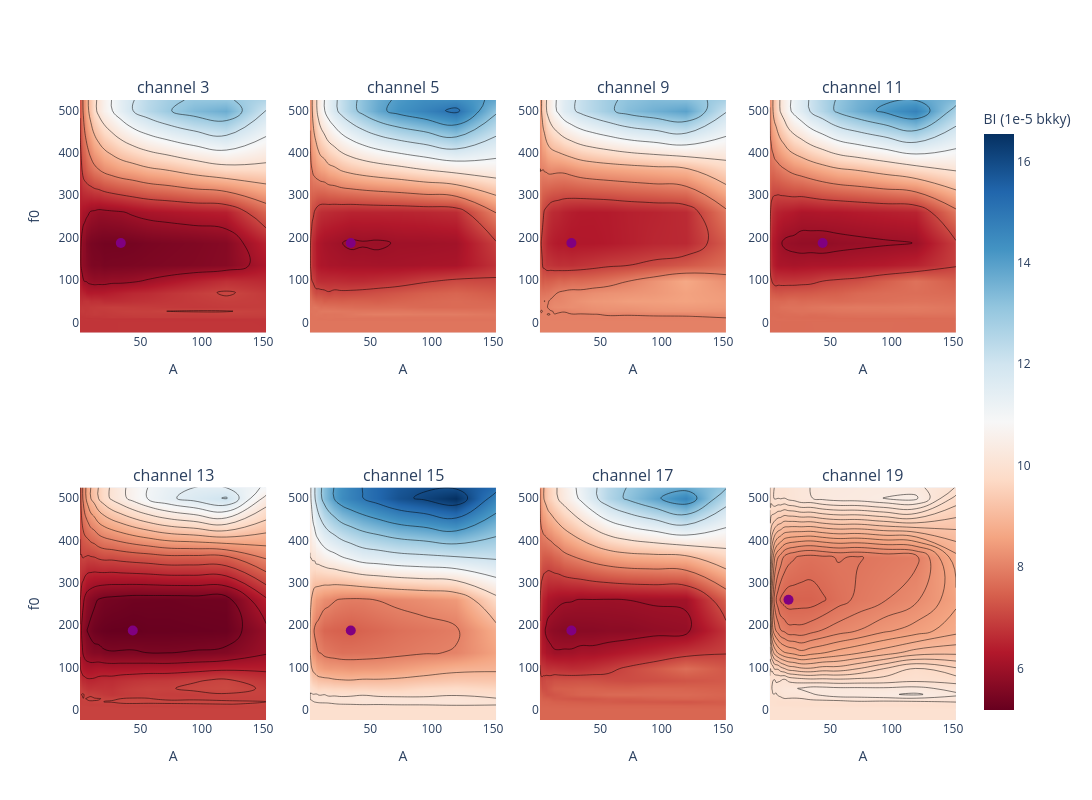

Notebook cell for this chart:
### Code cell
channels = [3,5,9,11,13,15,17,19]
from plotly.subplots import make_subplots
fig = make_subplots(
    rows=2, cols=4, 
    subplot_titles=[f"channel {channel}" for channel in channels] # This makes all plots use the same colorbar
)
for i,channel in enumerate(channels):
    row, col = divmod(i, 4)
    partial = 1 if channel in [17] else 0
    fig.update_xaxes(title_text="A", row=row + 1, col=col + 1)
    if col == 0:
        fig.update_yaxes(title_text="f0", row=row + 1, col=col + 1)
    print(f"###################################### channel{channel} ######################################")
    database_url = "sqlite:///" + ds.main_dir + f"/study_channel{channel}.db"
    storage = optuna.storages.RDBStorage(url=database_url)
    # studies = optuna.get_all_study_summaries(storage=database_url)
    # 
    # for study in studies:
    #     print(f"Study name: {study.study_name}")
    #     # You can also print other fields
    #     print(f"Direction: {study.direction}")
    #     print(f"Start time: {study.datetime_start}")
    study = optuna.load_study(study_name=f"study_channel{channel}_divgauss", 
                              storage=database_url)
    # new_study = add_second_objective(study, lambda v: calculate_BI(v,0.8))
    
    contour_fig = optuna.visualization.plot_contour(study, params=["A", "f0"],target=lambda t:  t.value*1e5)
    
    for trace in contour_fig.data:
        if "z" in trace:  # Only apply coloraxis to heatmaps
            trace.update(coloraxis="coloraxis") # Ensures all share the same colorbar
        if trace.type == "scatter":  # ✅ Correct check for scatter plots
            continue
            # trace.update(marker=dict(size=1))
        fig.add_trace(trace, row=row + 1, col=col + 1)
    fig.add_trace(
    go.Scatter(x=[study.best_params["A"]], y=[study.best_params["f0"]], mode='markers', marker=dict(size=10, color='purple'),showlegend=False),
    row=row + 1, col=col + 1
)
    print(study.best_params, study.best_value)
fig.update_layout(
    height=800, width=1200, 
    title_text="",
    coloraxis=dict(colorscale="RdBu"),  # Shared color scale
    coloraxis_colorbar=dict(title="BI (1e-5 bkky)")  # Single colorbar
)
show(fig)

### Figure 1 — Plotly figure (JSON) as saved in the notebook; plotly's stock layout.template omitted (floating-point values rounded to 4 significant figures; data arrays with more than 128 entries replaced by an {"elided": "..."} marker saying what was removed)
{"data": [{"coloraxis": "coloraxis", "colorbar": {"title": {"text": "Objective Value"}}, "colorscale": [[0.0, "rgb(247,251,255)"], [0.125, "rgb(222,235,247)"], [0.25, "rgb(198,219,239)"], [0.375, "rgb(158,202,225)"], [0.5, "rgb(107,174,214)"], [0.625, "rgb(66,146,198)"], [0.75, "rgb(33,113,181)"], [0.875, "rgb(8,81,156)"], [1.0, "rgb(8,48,107)"]], "connectgaps": true, "contours": {"coloring": "heatmap"}, "hoverinfo": "none", "line": {"smoothing": 1.3}, "reversescale": true, "x": [0.7871, 1.0, 1.287, 1.655, 2.13, 2.74, 3.525, 4.535, 5.835, 7.507, 9.658, 12.43, 15.99, 20.57, 26.46, 34.04, 43.8, 56.35, 72.5, 93.27, 120.0, 152.5], "y": [-23.95, 1.0, 1.387, 1.924, 2.668, 3.7, 5.132, 7.117, 9.871, 13.69, 18.99, 26.33, 36.52, 50.65, 70.25, 97.43, 135.1, 187.4, 259.9, 360.5, 500.0, 524.9], "z": {"elided": "22x22 float values"}, "type": "contour", "xaxis": "x", "yaxis": "y"}, {"marker": {"color": "purple", "size": 10}, "mode": "markers", "showlegend": false, "x": [34.04], "y": [187.4], "type": "scatter", "xaxis": "x", "yaxis": "y"}, {"coloraxis": "coloraxis", "colorbar": {"title": {"text": "Objective Value"}}, "colorscale": [[0.0, "rgb(247,251,255)"], [0.125, "rgb(222,235,247)"], [0.25, "rgb(198,219,239)"], [0.375, "rgb(158,202,225)"], [0.5, "rgb(107,174,214)"], [0.625, "rgb(66,146,198)"], [0.75, "rgb(33,113,181)"], [0.875, "rgb(8,81,156)"], [1.0, "rgb(8,48,107)"]], "connectgaps": true, "contours": {"coloring": "heatmap"}, "hoverinfo": "none", "line": {"smoothing": 1.3}, "reversescale": true, "x": [0.7871, 1.0, 1.287, 1.655, 2.13, 2.74, 3.525, 4.535, 5.835, 7.507, 9.658, 12.43, 15.99, 20.57, 26.46, 34.04, 43.8, 56.35, 72.5, 93.27, 120.0, 152.5], "y": [-23.95, 1.0, 1.387, 1.924, 2.668, 3.7, 5.132, 7.117, 9.871, 13.69, 18.99, 26.33, 36.52, 50.65, 70.25, 97.43, 135.1, 187.4, 259.9, 360.5, 500.0, 524.9], "z": {"elided": "22x22 float values"}, "type": "contour", "xaxis": "x2", "yaxis": "y2"}, {"marker": {"color": "purple", "size": 10}, "mode": "markers", "showlegend": false, "x": [34.04], "y": [187.4], "type": "scatter", "xaxis": "x2", "yaxis": "y2"}, {"coloraxis": "coloraxis", "colorbar": {"title": {"text": "Objective Value"}}, "colorscale": [[0.0, "rgb(247,251,255)"], [0.125, "rgb(222,235,247)"], [0.25, "rgb(198,219,239)"], [0.375, "rgb(158,202,225)"], [0.5, "rgb(107,174,214)"], [0.625, "rgb(66,146,198)"], [0.75, "rgb(33,113,181)"], [0.875, "rgb(8,81,156)"], [1.0, "rgb(8,48,107)"]], "connectgaps": true, "contours": {"coloring": "heatmap"}, "hoverinfo": "none", "line": {"smoothing": 1.3}, "reversescale": true, "x": [0.7871, 1.0, 1.287, 1.655, 2.13, 2.74, 3.525, 4.535, 5.835, 7.507, 9.658, 12.43, 15.99, 20.57, 26.46, 34.04, 43.8, 56.35, 72.5, 93.27, 120.0, 152.5], "y": [-23.95, 1.0, 1.387, 1.924, 2.668, 3.7, 5.132, 7.117, 9.871, 13.69, 18.99, 26.33, 36.52, 50.65, 70.25, 97.43, 135.1, 187.4, 259.9, 360.5, 500.0, 524.9], "z": {"elided": "22x22 float values"}, "type": "contour", "xaxis": "x3", "yaxis": "y3"}, {"marker": {"color": "purple", "size": 10}, "mode": "markers", "showlegend": false, "x": [26.46], "y": [187.4], "type": "scatter", "xaxis": "x3", "yaxis": "y3"}, {"coloraxis": "coloraxis", "colorbar": {"title": {"text": "Objective Value"}}, "colorscale": [[0.0, "rgb(247,251,255)"], [0.125, "rgb(222,235,247)"], [0.25, "rgb(198,219,239)"], [0.375, "rgb(158,202,225)"], [0.5, "rgb(107,174,214)"], [0.625, "rgb(66,146,198)"], [0.75, "rgb(33,113,181)"], [0.875, "rgb(8,81,156)"], [1.0, "rgb(8,48,107)"]], "connectgaps": true, "contours": {"coloring": "heatmap"}, "hoverinfo": "none", "line": {"smoothing": 1.3}, "reversescale": true, "x": [0.7871, 1.0, 1.287, 1.655, 2.13, 2.74, 3.525, 4.535, 5.835, 7.507, 9.658, 12.43, 15.99, 20.57, 26.46, 34.04, 43.8, 56.35, 72.5, 93.27, 120.0, 152.5], "y": [-23.95, 1.0, 1.387, 1.924, 2.668, 3.7, 5.132, 7.117, 9.871, 13.69, 18.99, 26.33, 36.52, 50.65, 70.25, 97.43, 135.1, 187.4, 259.9, 360.5, 500.0, 524.9], "z": {"elided": "22x22 float values"}, "type": "contour", "xaxis": "x4", "yaxis": "y4"}, {"marker": {"color": "purple", "size": 10}, "mode": "markers", "showlegend": false, "x": [43.8], "y": [187.4], "type": "scatter", "xaxis": "x4", "yaxis": "y4"}, {"coloraxis": "coloraxis", "colorbar": {"title": {"text": "Objective Value"}}, "colorscale": [[0.0, "rgb(247,251,255)"], [0.125, "rgb(222,235,247)"], [0.25, "rgb(198,219,239)"], [0.375, "rgb(158,202,225)"], [0.5, "rgb(107,174,214)"], [0.625, "rgb(66,146,198)"], [0.75, "rgb(33,113,181)"], [0.875, "rgb(8,81,156)"], [1.0, "rgb(8,48,107)"]], "connectgaps": true, "contours": {"coloring": "heatmap"}, "hoverinfo": "none", "line": {"smoothing": 1.3}, "reversescale": true, "x": [0.7871, 1.0, 1.287, 1.655, 2.13, 2.74, 3.525, 4.535, 5.835, 7.507, 9.658, 12.43, 15.99, 20.57, 26.46, 34.04, 43.8, 56.35, 72.5, 93.27, 120.0, 152.5], "y": [-23.95, 1.0, 1.387, 1.924, 2.668, 3.7, 5.132, 7.117, 9.871, 13.69, 18.99, 26.33, 36.52, 50.65, 70.25, 97.43, 135.1, 187.4, 259.9, 360.5, 500.0, 524.9], "z": {"elided": "22x22 float values"}, "type": "contour", "xaxis": "x5", "yaxis": "y5"}, {"marker": {"color": "purple", "size": 10}, "mode": "markers", "showlegend": false, "x": [43.8], "y": [187.4], "type": "scatter", "xaxis": "x5", "yaxis": "y5"}, {"coloraxis": "coloraxis", "colorbar": {"title": {"text": "Objective Value"}}, "colorscale": [[0.0, "rgb(247,251,255)"], [0.125, "rgb(222,235,247)"], [0.25, "rgb(198,219,239)"], [0.375, "rgb(158,202,225)"], [0.5, "rgb(107,174,214)"], [0.625, "rgb(66,146,198)"], [0.75, "rgb(33,113,181)"], [0.875, "rgb(8,81,156)"], [1.0, "rgb(8,48,107)"]], "connectgaps": true, "contours": {"coloring": "heatmap"}, "hoverinfo": "none", "line": {"smoothing": 1.3}, "reversescale": true, "x": [0.7871, 1.0, 1.287, 1.655, 2.13, 2.74, 3.525, 4.535, 5.835, 7.507, 9.658, 12.43, 15.99, 20.57, 26.46, 34.04, 43.8, 56.35, 72.5, 93.27, 120.0, 152.5], "y": [-23.95, 1.0, 1.387, 1.924, 2.668, 3.7, 5.132, 7.117, 9.871, 13.69, 18.99, 26.33, 36.52, 50.65, 70.25, 97.43, 135.1, 187.4, 259.9, 360.5, 500.0, 524.9], "z": {"elided": "22x22 float values"}, "type": "contour", "xaxis": "x6", "yaxis": "y6"}, {"marker": {"color": "purple", "size": 10}, "mode": "markers", "showlegend": false, "x": [34.04], "y": [187.4], "type": "scatter", "xaxis": "x6", "yaxis": "y6"}, {"coloraxis": "coloraxis", "colorbar": {"title": {"text": "Objective Value"}}, "colorscale": [[0.0, "rgb(247,251,255)"], [0.125, "rgb(222,235,247)"], [0.25, "rgb(198,219,239)"], [0.375, "rgb(158,202,225)"], [0.5, "rgb(107,174,214)"], [0.625, "rgb(66,146,198)"], [0.75, "rgb(33,113,181)"], [0.875, "rgb(8,81,156)"], [1.0, "rgb(8,48,107)"]], "connectgaps": true, "contours": {"coloring": "heatmap"}, "hoverinfo": "none", "line": {"smoothing": 1.3}, "reversescale": true, "x": [0.7871, 1.0, 1.287, 1.655, 2.13, 2.74, 3.525, 4.535, 5.835, 7.507, 9.658, 12.43, 15.99, 20.57, 26.46, 34.04, 43.8, 56.35, 72.5, 93.27, 120.0, 152.5], "y": [-23.95, 1.0, 1.387, 1.924, 2.668, 3.7, 5.132, 7.117, 9.871, 13.69, 18.99, 26.33, 36.52, 50.65, 70.25, 97.43, 135.1, 187.4, 259.9, 360.5, 500.0, 524.9], "z": {"elided": "22x22 float values"}, "type": "contour", "xaxis": "x7", "yaxis": "y7"}, {"marker": {"color": "purple", "size": 10}, "mode": "markers", "showlegend": false, "x": [26.46], "y": [187.4], "type": "scatter", "xaxis": "x7", "yaxis": "y7"}, {"coloraxis": "coloraxis", "colorbar": {"title": {"text": "Objective Value"}}, "colorscale": [[0.0, "rgb(247,251,255)"], [0.125, "rgb(222,235,247)"], [0.25, "rgb(198,219,239)"], [0.375, "rgb(158,202,225)"], [0.5, "rgb(107,174,214)"], [0.625, "rgb(66,146,198)"], [0.75, "rgb(33,113,181)"], [0.875, "rgb(8,81,156)"], [1.0, "rgb(8,48,107)"]], "connectgaps": true, "contours": {"coloring": "heatmap"}, "hoverinfo": "none", "line": {"smoothing": 1.3}, "reversescale": true, "x": [0.7871, 1.0, 1.287, 1.655, 2.13, 2.74, 3.525, 4.535, 5.835, 7.507, 9.658, 12.43, 15.99, 20.57, 26.46, 34.04, 43.8, 56.35, 72.5, 93.27, 120.0, 152.5], "y": [-23.95, 1.0, 1.387, 1.924, 2.668, 3.7, 5.132, 7.117, 9.871, 13.69, 18.99, 26.33, 36.52, 50.65, 70.25, 97.43, 135.1, 187.4, 259.9, 360.5, 500.0, 524.9], "z": {"elided": "22x22 float values"}, "type": "contour", "xaxis": "x8", "yaxis": "y8"}, {"marker": {"color": "purple", "size": 10}, "mode": "markers", "showlegend": false, "x": [15.99], "y": [259.9], "type": "scatter", "xaxis": "x8", "yaxis": "y8"}], "layout": {"xaxis": {"anchor": "y", "domain": [0.0, 0.2125], "title": {"text": "A"}}, "yaxis": {"anchor": "x", "domain": [0.625, 1.0], "title": {"text": "f0"}}, "xaxis2": {"anchor": "y2", "domain": [0.2625, 0.475], "title": {"text": "A"}}, "yaxis2": {"anchor": "x2", "domain": [0.625, 1.0]}, "xaxis3": {"anchor": "y3", "domain": [0.525, 0.7375], "title": {"text": "A"}}, "yaxis3": {"anchor": "x3", "domain": [0.625, 1.0]}, "xaxis4": {"anchor": "y4", "domain": [0.7875, 1.0], "title": {"text": "A"}}, "yaxis4": {"anchor": "x4", "domain": [0.625, 1.0]}, "xaxis5": {"anchor": "y5", "domain": [0.0, 0.2125], "title": {"text": "A"}}, "yaxis5": {"anchor": "x5", "domain": [0.0, 0.375], "title": {"text": "f0"}}, "xaxis6": {"anchor": "y6", "domain": [0.2625, 0.475], "title": {"text": "A"}}, "yaxis6": {"anchor": "x6", "domain": [0.0, 0.375]}, "xaxis7": {"anchor": "y7", "domain": [0.525, 0.7375], "title": {"text": "A"}}, "yaxis7": {"anchor": "x7", "domain": [0.0, 0.375]}, "xaxis8": {"anchor": "y8", "domain": [0.7875, 1.0], "title": {"text": "A"}}, "yaxis8": {"anchor": "x8", "domain": [0.0, 0.375]}, "annotations": [{"font": {"size": 16}, "showarrow": false, "text": "channel 3", "x": 0.1062, "xanchor": "center", "xref": "paper", "y": 1.0, "yanchor": "bottom", "yref": "paper"}, {"font": {"size": 16}, "showarrow": false, "text": "channel 5", "x": 0.3688, "xanchor": "center", "xref": "paper", "y": 1.0, "yanchor": "bottom", "yref": "paper"}, {"font": {"size": 16}, "showarrow": false, "text": "channel 9", "x": 0.6313, "xanchor": "center", "xref": "paper", "y": 1.0, "yanchor": "bottom", "yref": "paper"}, {"font": {"size": 16}, "showarrow": false, "text": "channel 11", "x": 0.8938, "xanchor": "center", "xref": "paper", "y": 1.0, "yanchor": "bottom", "yref": "paper"}, {"font": {"size": 16}, "showarrow": false, "text": "channel 13", "x": 0.1062, "xanchor": "center", "xref": "paper", "y": 0.375, "yanchor": "bottom", "yref": "paper"}, {"font": {"size": 16}, "showarrow": false, "text": "channel 15", "x": 0.3688, "xanchor": "center", "xref": "paper", "y": 0.375, "yanchor": "bottom", "yref": "paper"}, {"font": {"size": 16}, "showarrow": false, "text": "channel 17", "x": 0.6313, "xanchor": "center", "xref": "paper", "y": 0.375, "yanchor": "bottom", "yref": "paper"}, {"font": {"size": 16}, "showarrow": false, "text": "channel 19", "x": 0.8938, "xanchor": "center", "xref": "paper", "y": 0.375, "yanchor": "bottom", "yref": "paper"}], "title": {"text": ""}, "coloraxis": {"colorscale": [[0.0, "rgb(103,0,31)"], [0.1, "rgb(178,24,43)"], [0.2, "rgb(214,96,77)"], [0.3, "rgb(244,165,130)"], [0.4, "rgb(253,219,199)"], [0.5, "rgb(247,247,247)"], [0.6, "rgb(209,229,240)"], [0.7, "rgb(146,197,222)"], [0.8, "rgb(67,147,195)"], [0.9, "rgb(33,102,172)"], [1.0, "rgb(5,48,97)"]], "colorbar": {"title": {"text": "BI (1e-5 bkky)"}}}, "height": 800, "width": 1200}}
